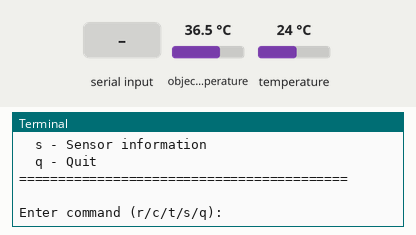
This program was run on a simulated Raspberry Pi (BCM pin numbers). Shown: the last lines printed to the terminal. The test bench sets the inputs (shaded band); at power-on: object temperature 36.5 °C, temperature 24 °C. Files that are not in the repository are absent.

Above: at 1.2 s.
1.3 s: "r" typed at the terminal, then Enter
At 1.41 s:
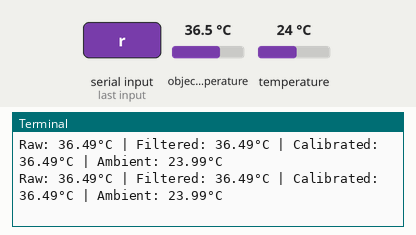
2.8 s: object temperature set to 20 °C
At 2.84 s:
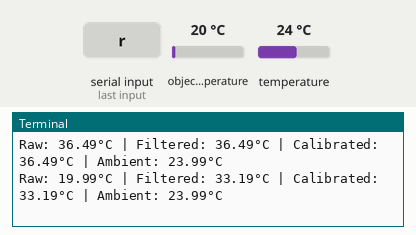
4.3 s: temperature set to 12 °C
At 4.37 s:
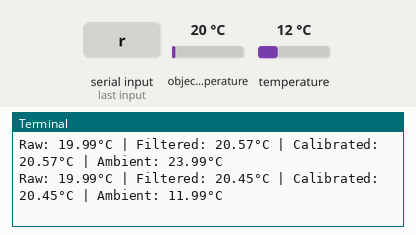
5.8 s: object temperature set to 26 °C
At 5.8 s:
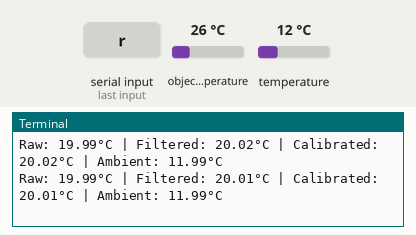
Timing chart, 0 to 8.3 s (numbered marks = the images above; inputs shaded):
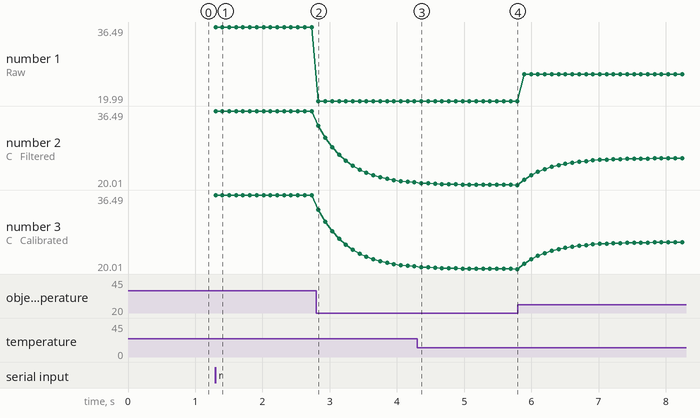

Measured:
- after the input at 1.3 s, the terminal: prints a new line at once (image 1)
- after the input at 2.8 s, the terminal: prints a new line at once (image 2)
- after the input at 4.3 s, the terminal: prints a new line after 0.06 s (image 3)
- plotted number 1: 36.49 → 19.99 after the input at 2.8 s, 19.99 → 25.99 after the input at 5.8 s
- plotted number 2: 36.49 → 20.57 after the input at 2.8 s, 20.01 → 25.96 after the input at 5.8 s
- plotted number 3: 36.49 → 20.57 after the input at 2.8 s, 20.01 → 25.96 after the input at 5.8 s

The program:

mlx90614_reader.py
```python
#!/usr/bin/env python3
"""
MLX90614 Infrared Temperature Sensor Reader for Raspberry Pi
Reads temperature data via I2C interface
"""

import smbus2
import time
import struct
import math

class MLX90614:
    def __init__(self, address=0x5A, bus=1):
        """
        Initialize MLX90614 sensor

        Args:
            address: I2C address (default 0x5A)
            bus: I2C bus number (Raspberry Pi default is 1)
        """
        self.bus = smbus2.SMBus(bus)
        self.address = address

        # Initialize filter variables
        self.filt_temp_c = None
        self.alpha = 0.20  # Filter coefficient

        # Calibration parameters
        self.cal_low = None
        self.cal_high = None
        self.cal_raw_low = None
        self.cal_raw_high = None

        # Configuration constants (matching Arduino code)
        self.target_emissivity = 0.98
        self.target_refresh_code = 0x04  # 32 Hz
        self.target_filter_code = 0x33   # Fast averaging

        # Load calibration data from file
        self._load_calibration_from_file()

    def _read_word(self, register):
        """
        Read a word (16-bit) from the sensor
        """
        try:
            # MLX90614 requires reading 3 bytes: data low, data high, PEC
            data = self.bus.read_i2c_block_data(self.address, register, 3)
            value = (data[1] << 8) | data[0]  # Little-endian: low byte first
            return value
        except Exception as e:
            print(f"Failed to read register {hex(register)}: {e}")
            return None

    def _write_word(self, register, value):
        """
        Write a word (16-bit) to the sensor
        """
        try:
            # MLX90614 write requires 4 bytes: command, address, data low, data high
            self.bus.write_i2c_block_data(self.address, 0x2E,
                                          [register, value & 0xFF, (value >> 8) & 0xFF])
            time.sleep(0.01)  # Wait 10ms
            return True
        except Exception as e:
            print(f"Failed to write register {hex(register)}: {e}")
            return False

    def _read_eeprom(self, addr):
        """
        Read EEPROM data
        """
        return self._read_word(0x20 | addr)

    def _write_eeprom(self, addr, value):
        """
        Write EEPROM data
        """
        return self._write_word(addr, value)

    def ensure_config(self):
        """
        Ensure sensor configuration is correct (same logic as Arduino code)
        """
        # Check and set emissivity
        raw_em = self._read_eeprom(0x24)
        if raw_em is not None:
            current_em = raw_em / 65535.0
            if abs(current_em - self.target_emissivity) > 0.005:
                target_value = int(self.target_emissivity * 65535.0)
                if self._write_eeprom(0x24, target_value):
                    print(f"Emissivity set to: {self.target_emissivity}")

        # Check and set refresh rate
        raw_ref = self._read_eeprom(0x04)
        if raw_ref is not None and (raw_ref & 0x07) != self.target_refresh_code:
            if self._write_eeprom(0x04, self.target_refresh_code):
                print(f"Refresh rate set to 32Hz")

        # Check and set filter
        raw_filt = self._read_eeprom(0x05)
        if raw_filt is not None and (raw_filt & 0xFF) != self.target_filter_code:
            if self._write_eeprom(0x05, self.target_filter_code):
                print(f"Filter set to fast averaging mode")

    def read_object_temp_c(self):
        """
        Read object temperature in Celsius
        """
        try:
            # Read TOBJ1 register (0x07) - Object temperature
            data = self._read_word(0x07)
            if data is None:
                return None

            # Convert temperature: data * 0.02 - 273.15
            temp_kelvin = data * 0.02
            temp_celsius = temp_kelvin - 273.15

            return round(temp_celsius, 2)
        except Exception as e:
            print(f"Failed to read object temperature: {e}")
            return None

    def read_ambient_temp_c(self):
        """
        Read ambient temperature in Celsius
        """
        try:
            # Read TA register (0x06) - Ambient temperature
            data = self._read_word(0x06)
            if data is None:
                return None

            # Convert temperature: data * 0.02 - 273.15
            temp_kelvin = data * 0.02
            temp_celsius = temp_kelvin - 273.15

            return round(temp_celsius, 2)
        except Exception as e:
            print(f"Failed to read ambient temperature: {e}")
            return None

    def read_emissivity(self):
        """
        Read current emissivity setting
        """
        raw_em = self._read_eeprom(0x24)
        if raw_em is not None:
            return round(raw_em / 65535.0, 4)
        return None

    def _load_calibration_from_file(self, filename="calibration.txt"):
        """
        Load calibration parameters from file
        """
        try:
            with open(filename, 'r') as f:
                lines = f.readlines()
                if len(lines) >= 4:
                    self.cal_low = float(lines[0].strip())
                    self.cal_high = float(lines[1].strip())
                    self.cal_raw_low = float(lines[2].strip())
                    self.cal_raw_high = float(lines[3].strip())
                    print(f"Calibration data loaded from {filename}")
        except FileNotFoundError:
            print(f"Calibration file {filename} not found, using raw data")
        except Exception as e:
            print(f"Failed to load calibration data: {e}")

    def _save_calibration_to_file(self, filename="calibration.txt"):
        """
        Save calibration parameters to file
        """
        try:
            with open(filename, 'w') as f:
                f.write(f"{self.cal_low}\n")
                f.write(f"{self.cal_high}\n")
                f.write(f"{self.cal_raw_low}\n")
                f.write(f"{self.cal_raw_high}\n")
            print(f"Calibration data saved to {filename}")
        except Exception as e:
            print(f"Failed to save calibration data: {e}")

    def apply_calibration(self, raw_temp):
        """
        Apply 2-point calibration
        """
        if (self.cal_low is None or self.cal_high is None or
            self.cal_raw_low is None or self.cal_raw_high is None):
            return raw_temp

        if abs(self.cal_raw_high - self.cal_raw_low) < 0.001:
            return raw_temp

        scale = (self.cal_high - self.cal_low) / (self.cal_raw_high - self.cal_raw_low)
        offset = self.cal_low - self.cal_raw_low * scale

        calibrated_temp = raw_temp * scale + offset
        return round(calibrated_temp, 2)

    def calibrate_2_point(self, cold_temp, hot_temp):
        """
        Perform 2-point calibration

        Args:
            cold_temp: Cold reference temperature (°C)
            hot_temp: Hot reference temperature (°C)
        """
        print("\n=== Starting 2-Point Calibration ===")

        # Read cold point raw temperature
        print(f"Please point sensor at cold reference ({cold_temp}°C)")
        input("Press Enter when ready...")

        raw_cold = self.read_object_temp_c()
        if raw_cold is None:
            print("Failed to read cold point temperature")
            return False

        # Read hot point raw temperature
        print(f"\nPlease point sensor at hot reference ({hot_temp}°C)")
        input("Press Enter when ready...")

        raw_hot = self.read_object_temp_c()
        if raw_hot is None:
            print("Failed to read hot point temperature")
            return False

        # Save calibration parameters
        self.cal_low = cold_temp
        self.cal_high = hot_temp
        self.cal_raw_low = raw_cold
        self.cal_raw_high = raw_hot

        # Save to file
        self._save_calibration_to_file()

        print("\n=== Calibration Complete ===")
        print(f"Cold point: Raw {raw_cold:.2f}°C -> Calibrated {cold_temp:.2f}°C")
        print(f"Hot point:  Raw {raw_hot:.2f}°C -> Calibrated {hot_temp:.2f}°C")
        print("============================\n")

        return True

    def get_filtered_temperature(self):
        """
        Get filtered temperature values with exponential moving average
        """
        raw_temp = self.read_object_temp_c()
        if raw_temp is None:
            return None

        # Apply exponential moving average filter
        if self.filt_temp_c is None:
            self.filt_temp_c = raw_temp
        else:
            self.filt_temp_c = self.alpha * raw_temp + (1.0 - self.alpha) * self.filt_temp_c

        # Apply calibration
        calibrated_temp = self.apply_calibration(self.filt_temp_c)

        return {
            'raw': raw_temp,
            'filtered': round(self.filt_temp_c, 2),
            'calibrated': calibrated_temp
        }


def main():
    """
    Main function - Example usage
    """
    print("MLX90614 Infrared Temperature Sensor Test")
    print("==========================================")

    try:
        # Initialize sensor
        sensor = MLX90614(address=0x5A, bus=1)

        # Check sensor connection
        print("Checking sensor connection...")
        temp = sensor.read_object_temp_c()
        if temp is None:
            print("Error: Cannot connect to MLX90614 sensor, please check wiring")
            return

        print("Sensor connected successfully!")

        # Ensure correct configuration
        sensor.ensure_config()

        # Display current emissivity
        emissivity = sensor.read_emissivity()
        if emissivity is not None:
            print(f"Current emissivity: {emissivity}")

        print("\nCommand Options:")
        print("  r - Real-time temperature reading")
        print("  c - 2-point calibration")
        print("  t - Single temperature reading")
        print("  s - Sensor information")
        print("  q - Quit")
        print("==========================================\n")

        while True:
            command = input("Enter command (r/c/t/s/q): ").strip().lower()

            if command == 'q':
                print("Exiting program")
                break

            elif command == 'r':
                print("\nStarting real-time reading (Press Ctrl+C to stop)")
                try:
                    while True:
                        temps = sensor.get_filtered_temperature()
                        ambient = sensor.read_ambient_temp_c()
                        if temps is not None:
                            print(f"Raw: {temps['raw']:.2f}°C | "
                                  f"Filtered: {temps['filtered']:.2f}°C | "
                                  f"Calibrated: {temps['calibrated']:.2f}°C | "
                                  f"Ambient: {ambient:.2f}°C")
                        time.sleep(0.1)  # 100ms interval
                except KeyboardInterrupt:
                    print("\nStopped real-time reading")

            elif command == 'c':
                try:
                    cold_temp = float(input("Enter cold reference temperature (°C): "))
                    hot_temp = float(input("Enter hot reference temperature (°C): "))
                    sensor.calibrate_2_point(cold_temp, hot_temp)
                except ValueError:
                    print("Error: Please enter valid numbers")
                except KeyboardInterrupt:
                    print("\nCalibration cancelled")

            elif command == 't':
                temps = sensor.get_filtered_temperature()
                ambient = sensor.read_ambient_temp_c()
                if temps is not None:
                    print(f"\nSingle Reading:")
                    print(f"  Raw:        {temps['raw']:.2f}°C")
                    print(f"  Filtered:   {temps['filtered']:.2f}°C")
                    print(f"  Calibrated: {temps['calibrated']:.2f}°C")
                    print(f"  Ambient:    {ambient:.2f}°C")
                else:
                    print("Failed to read temperature")

            elif command == 's':
                print(f"\nSensor Information:")
                print(f"  I2C Address: 0x{sensor.address:02X}")
                emissivity = sensor.read_emissivity()
                print(f"  Emissivity:  {emissivity}")
                print(f"  Calibration: {'Loaded' if sensor.cal_low else 'Not loaded'}")

            else:
                print("Unknown command")

    except KeyboardInterrupt:
        print("\nProgram interrupted by user")
    except Exception as e:
        print(f"Program error: {e}")


if __name__ == "__main__":
    # First ensure I2C is enabled
    print("Note: Please ensure I2C is enabled on your Raspberry Pi")
    print("Enable command: sudo raspi-config -> Interface Options -> I2C -> Yes")
    print("Or run: sudo apt-get install i2c-tools python3-smbus\n")

    main()
```
